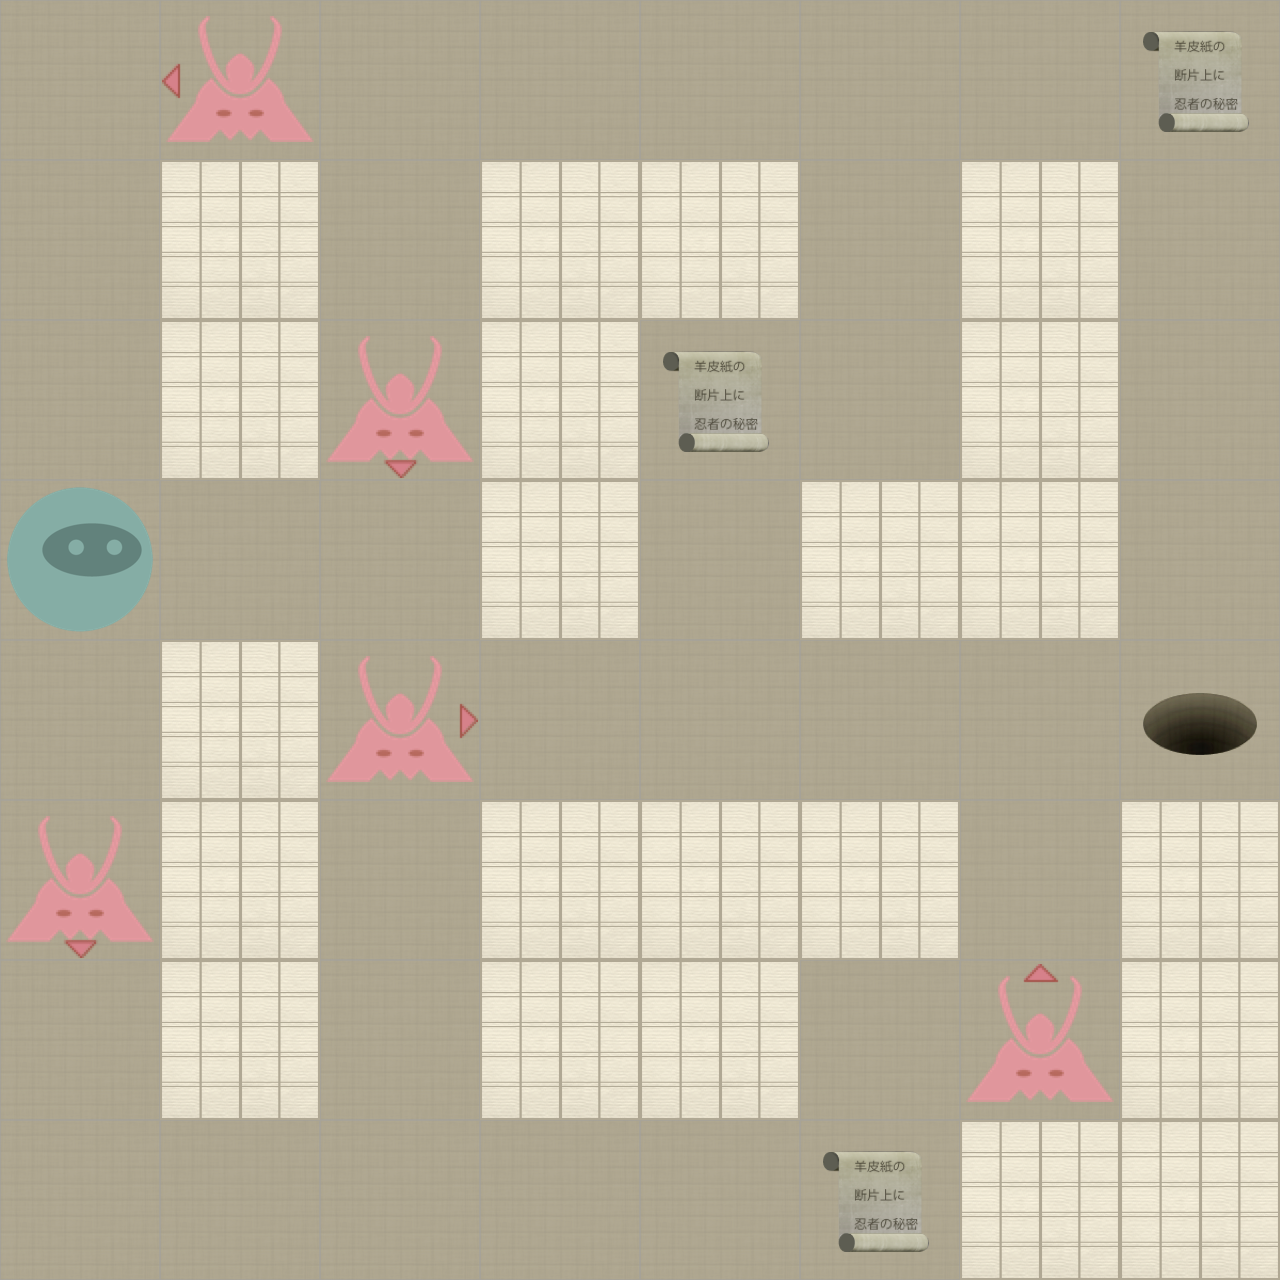

Rendered tile map (Tiled .tmx) drawn with the repository's tilesets; below, a short description and the map source with its tile grids summarised:
An orthogonal 8x8 tile map with 160x160 px tiles, 2 tile layers (Level, Actors).

<map version="1.0" orientation="orthogonal" width="8" height="8" tilewidth="160" tileheight="160">
 <properties>
  <property name="moves" value="16" />
 </properties>
 <tileset firstgid="1" name="tiles" tilewidth="160" tileheight="160" spacing="2" margin="2">
  <image source="tiles-ipadhd.png" width="1024" height="1024" />
  <tile id="0">
   <properties>
    <property name="actor" value="exit" />
   </properties>
  </tile>
  <tile id="2">
   <properties>
    <property name="actor" value="guard" />
    <property name="direction" value="down" />
   </properties>
  </tile>
  <tile id="3">
   <properties>
    <property name="actor" value="guard" />
    <property name="direction" value="left" />
   </properties>
  </tile>
  <tile id="4">
   <properties>
    <property name="actor" value="guard" />
    <property name="direction" value="right" />
   </properties>
  </tile>
  <tile id="5">
   <properties>
    <property name="actor" value="guard" />
    <property name="direction" value="up" />
   </properties>
  </tile>
  <tile id="7">
   <properties>
    <property name="actor" value="player" />
   </properties>
  </tile>
  <tile id="8">
   <properties>
    <property name="actor" value="scroll" />
   </properties>
  </tile>
  <tile id="9">
   <properties>
    <property name="wall" value="1" />
   </properties>
  </tile>
 </tileset>
 <layer name="Level" width="8" height="8">
  <data>[64 cells, 64 non-empty, 2 distinct tile ids]</data>
 </layer>
 <layer name="Actors" width="8" height="8">
  <data>[64 cells, 10 non-empty, 7 distinct tile ids]</data>
 </layer>
</map>
